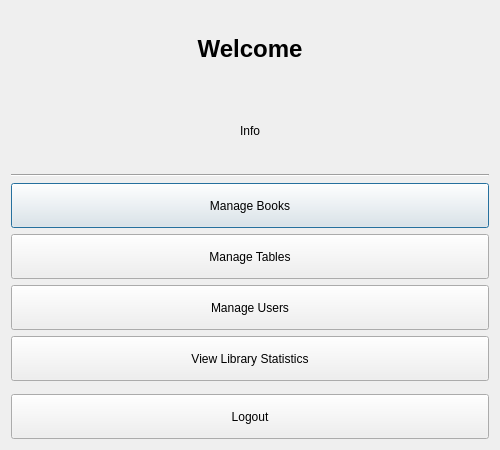
<?xml version="1.0" encoding="UTF-8"?>
<ui version="4.0">
 <class>LibrarianDashboard</class>
 <widget class="QDialog" name="LibrarianDashboard">
  <property name="geometry">
   <rect>
    <x>0</x>
    <y>0</y>
    <width>500</width>
    <height>450</height>
   </rect>
  </property>
  <property name="windowTitle">
   <string>Librarian Dashboard</string>
  </property>
  <layout class="QVBoxLayout" name="verticalLayout">
   <item>
    <widget class="QLabel" name="lblWelcome">
     <property name="font">
      <font>
       <pointsize>18</pointsize>
       <bold>true</bold>
      </font>
     </property>
     <property name="text">
      <string>Welcome</string>
     </property>
     <property name="alignment">
      <set>Qt::AlignCenter</set>
     </property>
    </widget>
   </item>
   <item>
    <widget class="QLabel" name="lblInfo">
     <property name="text">
      <string>Info</string>
     </property>
     <property name="alignment">
      <set>Qt::AlignCenter</set>
     </property>
    </widget>
   </item>
   <item>
    <widget class="Line" name="line">
     <property name="orientation">
      <enum>Qt::Horizontal</enum>
     </property>
    </widget>
   </item>
   <item>
    <widget class="QPushButton" name="btnManageBooks">
     <property name="text">
      <string>Manage Books</string>
     </property>
     <property name="minimumSize">
      <size>
       <width>0</width>
       <height>45</height>
      </size>
     </property>
    </widget>
   </item>
   <item>
    <widget class="QPushButton" name="btnManageTables">
     <property name="text">
      <string>Manage Tables</string>
     </property>
     <property name="minimumSize">
      <size>
       <width>0</width>
       <height>45</height>
      </size>
     </property>
    </widget>
   </item>
   <item>
    <widget class="QPushButton" name="btnManageUsers">
     <property name="text">
      <string>Manage Users</string>
     </property>
     <property name="minimumSize">
      <size>
       <width>0</width>
       <height>45</height>
      </size>
     </property>
    </widget>
   </item>
   <item>
    <widget class="QPushButton" name="btnViewAll">
     <property name="text">
      <string>View Library Statistics</string>
     </property>
     <property name="minimumSize">
      <size>
       <width>0</width>
       <height>45</height>
      </size>
     </property>
    </widget>
   </item>
   <item>
    <spacer name="verticalSpacer">
     <property name="orientation">
      <enum>Qt::Vertical</enum>
     </property>
    </spacer>
   </item>
   <item>
    <widget class="QPushButton" name="btnLogout">
     <property name="text">
      <string>Logout</string>
     </property>
     <property name="minimumSize">
      <size>
       <width>0</width>
       <height>45</height>
      </size>
     </property>
    </widget>
   </item>
  </layout>
 </widget>
 <resources/>
 <connections/>
</ui>
